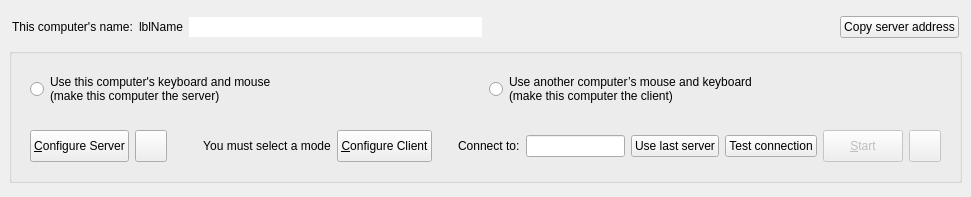
<?xml version="1.0" encoding="UTF-8"?>
<ui version="4.0">
 <class>MainWindow</class>
 <widget class="QMainWindow" name="MainWindow">
  <property name="geometry">
   <rect>
    <x>0</x>
    <y>0</y>
    <width>971</width>
    <height>197</height>
   </rect>
  </property>
  <widget class="QWidget" name="topLevelWidget">
   <property name="sizePolicy">
    <sizepolicy hsizetype="Preferred" vsizetype="Maximum">
     <horstretch>0</horstretch>
     <verstretch>0</verstretch>
    </sizepolicy>
   </property>
   <layout class="QVBoxLayout" name="_2">
    <property name="spacing">
     <number>3</number>
    </property>
    <item>
     <widget class="QWidget" name="widget" native="true">
      <property name="minimumSize">
       <size>
        <width>0</width>
        <height>28</height>
       </size>
      </property>
      <property name="maximumSize">
       <size>
        <width>16777215</width>
        <height>28</height>
       </size>
      </property>
      <layout class="QHBoxLayout" name="horizontalLayout_5">
       <property name="leftMargin">
        <number>3</number>
       </property>
       <property name="topMargin">
        <number>3</number>
       </property>
       <property name="rightMargin">
        <number>3</number>
       </property>
       <property name="bottomMargin">
        <number>3</number>
       </property>
       <item>
        <widget class="QLabel" name="labelComputerName">
         <property name="sizePolicy">
          <sizepolicy hsizetype="Maximum" vsizetype="Preferred">
           <horstretch>0</horstretch>
           <verstretch>0</verstretch>
          </sizepolicy>
         </property>
         <property name="text">
          <string>This computer's name:</string>
         </property>
        </widget>
       </item>
       <item>
        <widget class="QLabel" name="lblComputerName">
         <property name="sizePolicy">
          <sizepolicy hsizetype="Maximum" vsizetype="Preferred">
           <horstretch>0</horstretch>
           <verstretch>0</verstretch>
          </sizepolicy>
         </property>
         <property name="text">
          <string notr="true">lblName</string>
         </property>
        </widget>
       </item>
       <item>
        <widget class="QLineEdit" name="lineEditName">
         <property name="sizePolicy">
          <sizepolicy hsizetype="Expanding" vsizetype="Fixed">
           <horstretch>0</horstretch>
           <verstretch>0</verstretch>
          </sizepolicy>
         </property>
         <property name="toolTip">
          <string>&lt;html&gt;&lt;head/&gt;&lt;body&gt;&lt;p&gt;Name can't have have spaces or special characters&lt;/p&gt;&lt;p&gt;Use Enter to save the name change.&lt;/p&gt;&lt;/body&gt;&lt;/html&gt;</string>
         </property>
         <property name="maxLength">
          <number>255</number>
         </property>
         <property name="frame">
          <bool>false</bool>
         </property>
         <property name="clearButtonEnabled">
          <bool>false</bool>
         </property>
        </widget>
       </item>
       <item>
        <widget class="QPushButton" name="btnEditName">
         <property name="sizePolicy">
          <sizepolicy hsizetype="Fixed" vsizetype="Fixed">
           <horstretch>0</horstretch>
           <verstretch>0</verstretch>
          </sizepolicy>
         </property>
         <property name="toolTip">
          <string>Edit Computer Name</string>
         </property>
         <property name="icon">
          <iconset theme="document-edit"/>
         </property>
         <property name="iconSize">
          <size>
           <width>16</width>
           <height>16</height>
          </size>
         </property>
         <property name="flat">
          <bool>true</bool>
         </property>
        </widget>
       </item>
       <item>
        <spacer name="horizontalSpacer_2">
         <property name="orientation">
          <enum>Qt::Orientation::Horizontal</enum>
         </property>
         <property name="sizeHint" stdset="0">
          <size>
           <width>6</width>
           <height>20</height>
          </size>
         </property>
        </spacer>
       </item>
       <item>
        <widget class="QLabel" name="lblIpAddresses">
         <property name="sizePolicy">
          <sizepolicy hsizetype="Preferred" vsizetype="Fixed">
           <horstretch>0</horstretch>
           <verstretch>0</verstretch>
          </sizepolicy>
         </property>
        </widget>
       </item>
       <item>
        <widget class="QPushButton" name="btnCopyAddress">
         <property name="toolTip">
          <string>Copy the suggested server IP address.</string>
         </property>
         <property name="text">
          <string>Copy server address</string>
         </property>
        </widget>
       </item>
      </layout>
     </widget>
    </item>
    <item>
     <widget class="QGroupBox" name="groupBox">
      <property name="sizePolicy">
       <sizepolicy hsizetype="Preferred" vsizetype="Fixed">
        <horstretch>0</horstretch>
        <verstretch>0</verstretch>
       </sizepolicy>
      </property>
      <property name="title">
       <string/>
      </property>
      <layout class="QVBoxLayout" name="verticalLayout">
       <item>
        <widget class="QWidget" name="widgetModeSelection" native="true">
         <property name="sizePolicy">
          <sizepolicy hsizetype="Preferred" vsizetype="Maximum">
           <horstretch>0</horstretch>
           <verstretch>0</verstretch>
          </sizepolicy>
         </property>
         <layout class="QHBoxLayout" name="horizontalLayout">
          <item>
           <widget class="QRadioButton" name="rbModeServer">
            <property name="sizePolicy">
             <sizepolicy hsizetype="Minimum" vsizetype="Preferred">
              <horstretch>0</horstretch>
              <verstretch>0</verstretch>
             </sizepolicy>
            </property>
            <property name="text">
             <string>Use this computer's keyboard and mouse
(make this computer the server)</string>
            </property>
           </widget>
          </item>
          <item>
           <widget class="QRadioButton" name="rbModeClient">
            <property name="sizePolicy">
             <sizepolicy hsizetype="Minimum" vsizetype="Maximum">
              <horstretch>0</horstretch>
              <verstretch>0</verstretch>
             </sizepolicy>
            </property>
            <property name="text">
             <string>Use another computer’s mouse and keyboard
(make this computer the client)</string>
            </property>
           </widget>
          </item>
         </layout>
        </widget>
       </item>
       <item>
        <widget class="QWidget" name="widgetModeOptions" native="true">
         <property name="sizePolicy">
          <sizepolicy hsizetype="Preferred" vsizetype="Maximum">
           <horstretch>0</horstretch>
           <verstretch>0</verstretch>
          </sizepolicy>
         </property>
         <layout class="QHBoxLayout" name="horizontalLayout_2">
          <item>
           <widget class="QWidget" name="serverOptions" native="true">
            <property name="sizePolicy">
             <sizepolicy hsizetype="Preferred" vsizetype="Fixed">
              <horstretch>0</horstretch>
              <verstretch>0</verstretch>
             </sizepolicy>
            </property>
            <property name="minimumSize">
             <size>
              <width>0</width>
              <height>32</height>
             </size>
            </property>
            <property name="maximumSize">
             <size>
              <width>16777215</width>
              <height>32</height>
             </size>
            </property>
            <layout class="QHBoxLayout" name="horizontalLayout_4">
             <property name="leftMargin">
              <number>0</number>
             </property>
             <property name="topMargin">
              <number>0</number>
             </property>
             <property name="rightMargin">
              <number>0</number>
             </property>
             <property name="bottomMargin">
              <number>0</number>
             </property>
             <item>
              <widget class="QPushButton" name="btnConfigureServer">
               <property name="sizePolicy">
                <sizepolicy hsizetype="Maximum" vsizetype="Fixed">
                 <horstretch>0</horstretch>
                 <verstretch>0</verstretch>
                </sizepolicy>
               </property>
               <property name="minimumSize">
                <size>
                 <width>0</width>
                 <height>32</height>
                </size>
               </property>
               <property name="maximumSize">
                <size>
                 <width>16777215</width>
                 <height>32</height>
                </size>
               </property>
               <property name="text">
                <string>&amp;Configure Server</string>
               </property>
              </widget>
             </item>
             <item>
              <widget class="QPushButton" name="btnSaveServerConfig">
               <property name="sizePolicy">
                <sizepolicy hsizetype="Fixed" vsizetype="Fixed">
                 <horstretch>0</horstretch>
                 <verstretch>0</verstretch>
                </sizepolicy>
               </property>
               <property name="minimumSize">
                <size>
                 <width>32</width>
                 <height>32</height>
                </size>
               </property>
               <property name="maximumSize">
                <size>
                 <width>32</width>
                 <height>32</height>
                </size>
               </property>
               <property name="toolTip">
                <string>Export server configuration</string>
               </property>
               <property name="icon">
                <iconset theme="QIcon::ThemeIcon::DocumentSaveAs"/>
               </property>
              </widget>
             </item>
             <item>
              <spacer name="horizontalSpacer">
               <property name="orientation">
                <enum>Qt::Orientation::Horizontal</enum>
               </property>
               <property name="sizeHint" stdset="0">
                <size>
                 <width>40</width>
                 <height>5</height>
                </size>
               </property>
              </spacer>
             </item>
            </layout>
           </widget>
          </item>
          <item>
           <widget class="QLabel" name="lblNoMode">
            <property name="text">
             <string>You must select a mode</string>
            </property>
            <property name="alignment">
             <set>Qt::AlignmentFlag::AlignCenter</set>
            </property>
           </widget>
          </item>
          <item>
           <widget class="QWidget" name="clientOptions" native="true">
            <property name="sizePolicy">
             <sizepolicy hsizetype="Preferred" vsizetype="Maximum">
              <horstretch>0</horstretch>
              <verstretch>0</verstretch>
             </sizepolicy>
            </property>
            <layout class="QHBoxLayout" name="horizontalLayout_3">
             <property name="leftMargin">
              <number>0</number>
             </property>
             <property name="topMargin">
              <number>0</number>
             </property>
             <property name="rightMargin">
              <number>0</number>
             </property>
             <property name="bottomMargin">
              <number>0</number>
             </property>
             <item>
              <widget class="QPushButton" name="btnConfigureClient">
               <property name="sizePolicy">
                <sizepolicy hsizetype="Maximum" vsizetype="Fixed">
                 <horstretch>0</horstretch>
                 <verstretch>0</verstretch>
                </sizepolicy>
               </property>
               <property name="minimumSize">
                <size>
                 <width>0</width>
                 <height>32</height>
                </size>
               </property>
               <property name="maximumSize">
                <size>
                 <width>16777215</width>
                 <height>32</height>
                </size>
               </property>
               <property name="text">
                <string>&amp;Configure Client</string>
               </property>
              </widget>
             </item>
             <item>
              <spacer name="horizontalSpacer_3">
               <property name="orientation">
                <enum>Qt::Orientation::Horizontal</enum>
               </property>
               <property name="sizeType">
                <enum>QSizePolicy::Policy::Fixed</enum>
               </property>
               <property name="sizeHint" stdset="0">
                <size>
                 <width>20</width>
                 <height>5</height>
                </size>
               </property>
              </spacer>
             </item>
             <item>
              <widget class="QLabel" name="m_pLabelServerName">
               <property name="sizePolicy">
                <sizepolicy hsizetype="Preferred" vsizetype="Maximum">
                 <horstretch>0</horstretch>
                 <verstretch>0</verstretch>
                </sizepolicy>
               </property>
               <property name="text">
                <string>Connect to:</string>
               </property>
               <property name="indent">
                <number>0</number>
               </property>
              </widget>
             </item>
             <item>
              <widget class="QLineEdit" name="lineHostname">
               <property name="minimumSize">
                <size>
                 <width>0</width>
                 <height>0</height>
                </size>
               </property>
               <property name="toolTip">
                <string>&lt;html&gt;Hostname or IP address of the server computer.&lt;br/&gt;May contain a comma seperated list.&lt;/html&gt;</string>
               </property>
              </widget>
             </item>
            <item>
             <widget class="QPushButton" name="btnUseLastServer">
              <property name="toolTip">
               <string>Restore the last server this client successfully connected to.</string>
              </property>
              <property name="text">
               <string>Use last server</string>
              </property>
             </widget>
            </item>
            <item>
             <widget class="QPushButton" name="btnTestConnection">
              <property name="toolTip">
               <string>Check TCP reachability only. This does not connect Mono Sync or verify the server identity.</string>
              </property>
              <property name="text">
               <string>Test connection</string>
              </property>
             </widget>
            </item>
            </layout>
           </widget>
          </item>
          <item>
           <widget class="QWidget" name="horizontalWidget" native="true">
            <property name="sizePolicy">
             <sizepolicy hsizetype="Preferred" vsizetype="Fixed">
              <horstretch>0</horstretch>
              <verstretch>0</verstretch>
             </sizepolicy>
            </property>
            <property name="minimumSize">
             <size>
              <width>0</width>
              <height>32</height>
             </size>
            </property>
            <property name="maximumSize">
             <size>
              <width>16777215</width>
              <height>32</height>
             </size>
            </property>
            <layout class="QHBoxLayout" name="horizontalLayout_6">
             <property name="leftMargin">
              <number>0</number>
             </property>
             <property name="topMargin">
              <number>0</number>
             </property>
             <property name="rightMargin">
              <number>0</number>
             </property>
             <property name="bottomMargin">
              <number>0</number>
             </property>
             <item>
              <widget class="QPushButton" name="btnToggleCore">
               <property name="enabled">
                <bool>false</bool>
               </property>
               <property name="sizePolicy">
                <sizepolicy hsizetype="Maximum" vsizetype="Fixed">
                 <horstretch>0</horstretch>
                 <verstretch>0</verstretch>
                </sizepolicy>
               </property>
               <property name="minimumSize">
                <size>
                 <width>0</width>
                 <height>32</height>
                </size>
               </property>
               <property name="maximumSize">
                <size>
                 <width>16777215</width>
                 <height>32</height>
                </size>
               </property>
               <property name="text">
                <string>&amp;Start</string>
               </property>
              </widget>
             </item>
             <item>
              <widget class="QPushButton" name="btnRestartCore">
               <property name="enabled">
                <bool>false</bool>
               </property>
               <property name="sizePolicy">
                <sizepolicy hsizetype="Fixed" vsizetype="Fixed">
                 <horstretch>0</horstretch>
                 <verstretch>0</verstretch>
                </sizepolicy>
               </property>
               <property name="minimumSize">
                <size>
                 <width>32</width>
                 <height>32</height>
                </size>
               </property>
               <property name="maximumSize">
                <size>
                 <width>32</width>
                 <height>32</height>
                </size>
               </property>
               <property name="toolTip">
                <string>Restart</string>
               </property>
               <property name="icon">
                <iconset theme="view-refresh"/>
               </property>
              </widget>
             </item>
            </layout>
           </widget>
          </item>
         </layout>
        </widget>
       </item>
      </layout>
     </widget>
    </item>
   </layout>
  </widget>
 </widget>
 <resources/>
 <connections/>
</ui>
